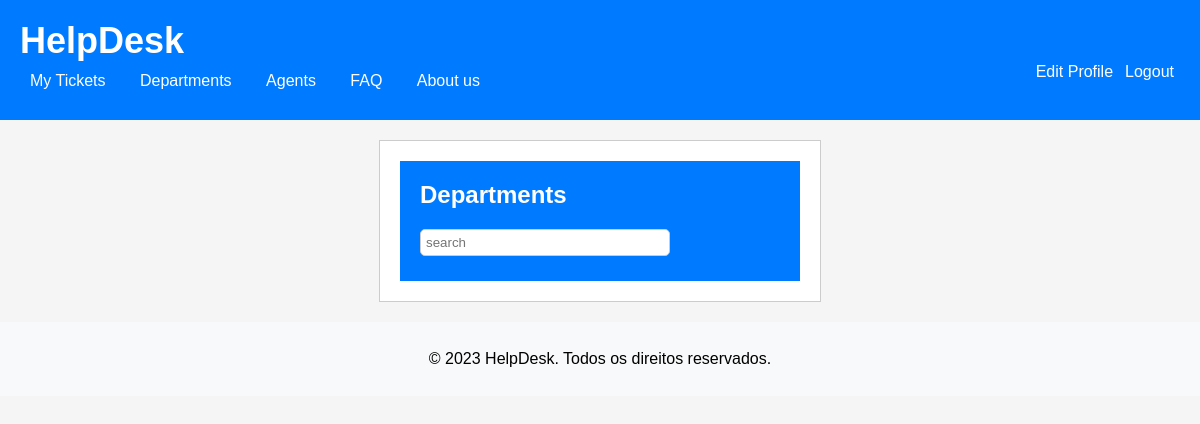
Before: /pages/department.php with the older database file.
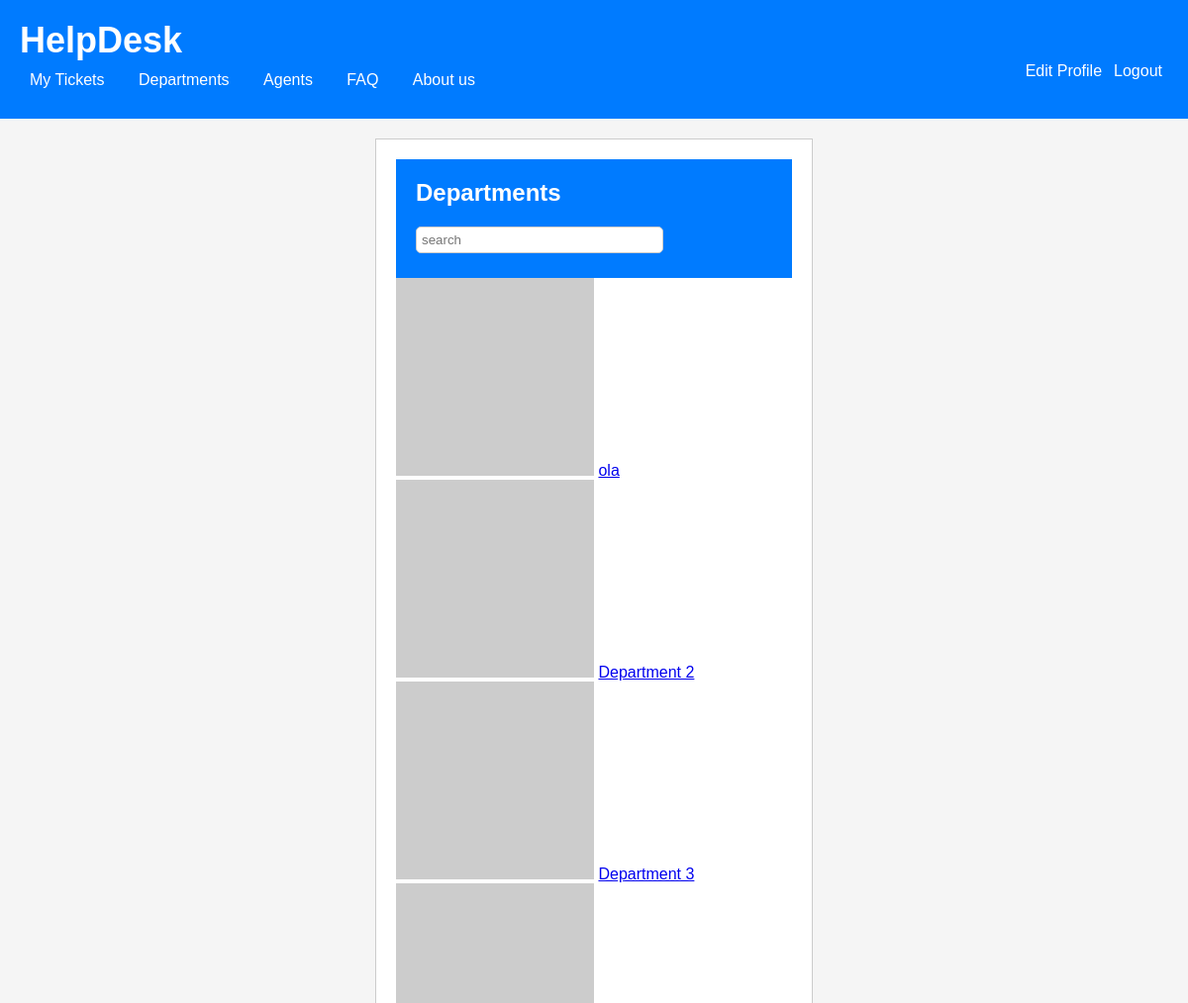
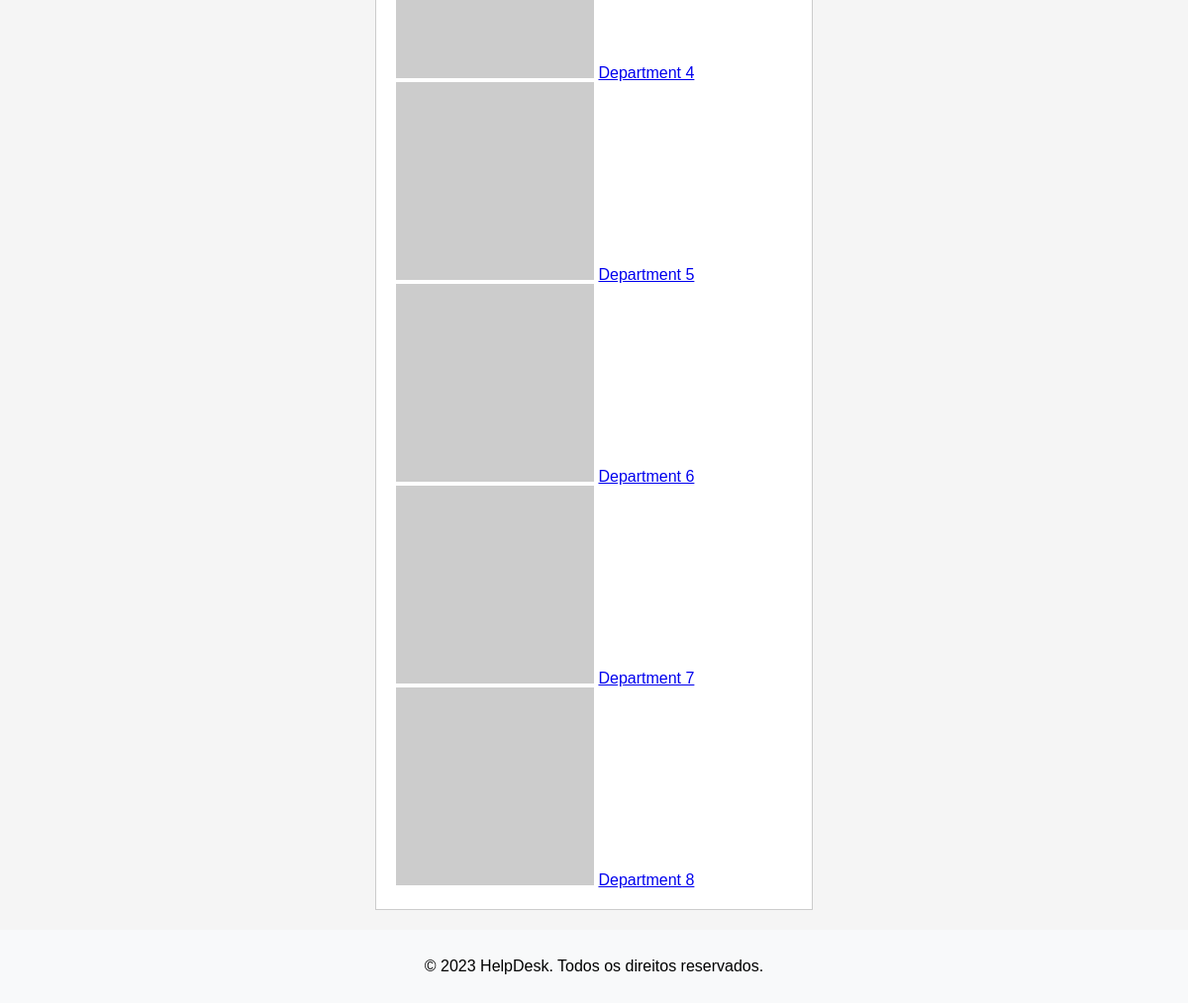
After: the same page with the newer database file (2 pictures, top to bottom).
### tables this page shows
CREATE TABLE Department (
    id INTEGER PRIMARY KEY AUTOINCREMENT,
    name varchar(255) NOT NULL UNIQUE,
    created_at TIMESTAMP NOT NULL DEFAULT CURRENT_TIMESTAMP
);

### pages/department.php (called while the page is built, shortened)
<?php
  $session = new Session();
  require_once(__DIR__ . '/../database/connection.db.php');
  require_once(__DIR__ . '/../database/department.class.php');
  require_once(__DIR__ . '/../templates/header.tpl.php');
  require_once(__DIR__ . '/../templates/footer.tpl.php');
  require_once(__DIR__ . '/../templates/department.tpl.php');
  $db = getDatabaseConnection();
  $departments = Department::getDepartments($db, 8);
  drawHeader($session);
  drawDepartments($departments);
  drawFooter();
?>

### database/department.class.php (called while the page is built, shortened)
<?php
  class Department {
    public function __construct(int $id, string $name)
    {
      $this->id = $id;
      $this->name = $name;
    }
    static function getDepartments(PDO $db, int $count) : array {
      $stmt = $db->prepare('SELECT id, name FROM Department LIMIT ?');
      $stmt->execute(array($count));
      $departments = array();
      while ($department = $stmt->fetch()) {
        $departments[] = new Department(
          $department['id'],
          $department['name']
        );
      }
      return $departments;
    }
  }
?>

### templates/department.tpl.php (the view, shortened to what this page needs)
<?php
  require_once(__DIR__ . '/../database/department.class.php')
?>
<?php function drawdepartments(array $departments) { ?>
  <header>
    <h2>Departments</h2>
    <input id="searchdepartment" type="text" placeholder="search" onchange>
  </header>
  <section id="departments">
    <?php foreach($departments as $department) { ?>
      <article>
        <img src="https://picsum.photos/200?<?=$department->id?>">
        <a href="../pages/department.php?id=<?=$department->id?>"><?=$department->name?></a>
      </article>
    <?php } ?>
  </section>
<?php } ?>

### templates/header.tpl.php (shortened to what this page needs)
<?php function drawHeader() { ?>
    <!DOCTYPE html>
<html lang="en-US">
    <head>
        <link rel="stylesheet" href="../css/ticketpage.css">
        <link rel="stylesheet" href="../css/common.css">
        <link rel="stylesheet" href="../css/novo_ticket.css">
        <link rel="stylesheet" href="../css/login.css">
        <link rel="stylesheet" href="../css/register.css">
    </head>
    <body>
        <header>
            <h1><a href = "/pages/ticketpage.php">HelpDesk</a></h1>
            <section class = "logout-edit">
            <button id="logout">Logout</button>
            <button id="logout">Edit Profile</button>
            </section>
            <nav>
            <ul>
                <li><a href="/pages/ticketpage.php">My Tickets</a></li>
                <li><a href="#">Departments</a></li>
                <li><a href="#">Agents</a></li>
                <li><a href="#">FAQ</a></li>
                <li><a href="#">About us</a></li>
            </ul>
            </nav>
        </header>
        <main>
<?php } ?>

### templates/footer.tpl.php
<?php function drawFooter() { ?>
    </main>
        <footer>
        <p>&copy; 2023 HelpDesk. Todos os direitos reservados.</p>
        </footer>
    </body>
<?php } ?>

### css/common.css (style rules this page uses)
header { background-color: #007bff; color: #fff; padding: 20px; }
header h1 { margin: 0; }
body { margin: 0; padding: 0; font-family: Arial, sans-serif; background-color: #f5f5f5; }
main { max-width: 400px; margin: 20px auto; background-color: #fff; border: 1px solid #ccc; padding: 20px; }
footer { background-color: #f8f9fa; padding: 1%; text-align: center; }
#logout { background-color: #007bff; color: #fff; border: none; cursor: pointer; font-size: 16px; border-radius: 4px; float: right; text-align: center; }
body>header>h1>a { text-decoration: none; color: white; }
input[type="text"], input[type="password"], input[type="email"] { display: inline-block; width: 250px; padding: 5px; margin-bottom: 5px; border: 1px solid #ccc; border-radius: 5px; box-sizing: border-box; }
nav { background-color: #007bff; padding: 10px; }
nav ul { list-style-type: none; margin: 0; padding: 0; }
nav li { display: inline-block; margin-right: 10px; }
nav a { color: white; text-decoration: none; }
h1 { margin: 0; font-size: 36px; margin-bottom: 1%; }
h1>a { text-decoration: none; color: white; }
nav ul { list-style-type: none; padding: 0; margin: 0; }
nav ul li { display: inline; }
nav ul li a { color: #fff; text-decoration: none; margin-left: 20px; transition: color 0.3s ease; }
body>header>nav>ul>li:nth-child(1)>a { margin-left: 0%; }
h2 { font-size: 24px; margin: 0 0 20px; }
ul { list-style-type: none; padding: 0; margin: 0; }

Changed rows visible on the page:
added department: name "ola"
added department: name "Department 2"
added department: name "Department 3"
added department: name "Department 4"
added department: name "Department 5"
added department: name "Department 6"
added department: name "Department 7"
added department: name "Department 8"
